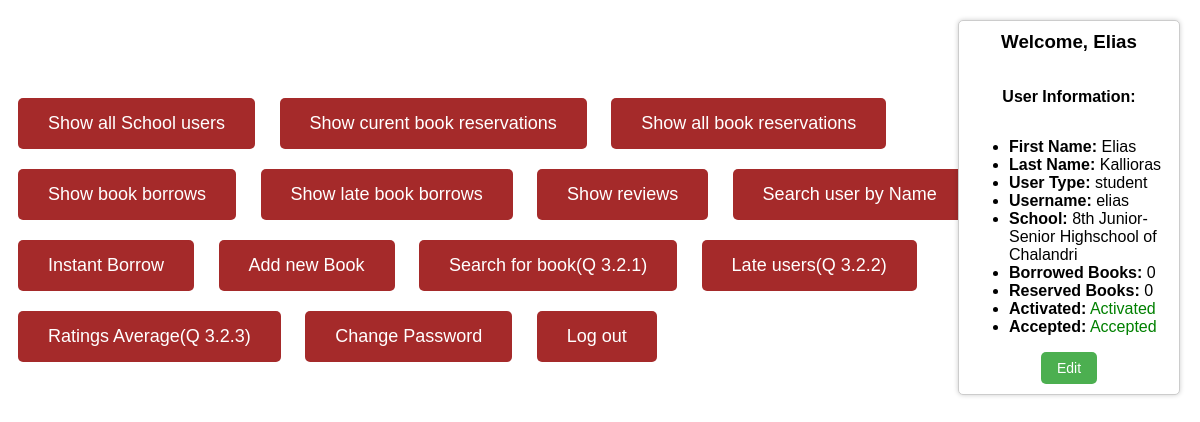
Screenshot of /php/school_lib_operator.php (signed in) with the database file from the repository.
### tables this page shows
create table User (
  user_id varchar(50) NOT NULL,
  school_name_FK varchar(100) NOT NULL,
  first_name varchar(20),
  last_name varchar(30),
  username varchar(20) NOT NULL,
  password varchar(30) NOT NULL,
  user_type ENUM('student', 'teacher', 'school_lib_operator'),
  accepted_user BOOL NOT NULL,                     
  number_of_reserved_books int,                    
  number_of_borrowed_books int,                    
  total_num_of_borrowed_books int,
  birth_date DATE,
  active_user boolean,                             
  CONSTRAINT belongsto_fk_1 FOREIGN KEY (school_name_FK) REFERENCES School (school_name) ON UPDATE CASCADE,
  CONSTRAINT borrow_lim check (number_of_borrowed_books <= 2),
  CONSTRAINT reserve_lim check (number_of_reserved_books <= 2),
  PRIMARY KEY(user_id)
);

### php/functions.php (called while the page is built, shortened)
<?php
if (!function_exists('check_login')) {
    function check_login($con)
    {
        if (isset($_SESSION['user_id'])) {
            $id = $_SESSION['user_id'];
            $query = "SELECT * FROM user WHERE user_id = '$id' LIMIT 1";
            $result = mysqli_query($con, $query);
            if ($result && mysqli_num_rows($result) > 0) {
                $user_data = mysqli_fetch_assoc($result);
                return $user_data;
            }
        }
        die;
    }
}

### php/school_lib_operator.php (the view, shortened to what this page needs)
<?php
include("connection.php");
include("functions.php");
include("userfunctions.php");
$user_data = check_login($con);
?>
<!DOCTYPE html>
<html>
<head>
    <link rel="stylesheet" type="text/css" href="../css/styles.css">
</head>
<body>
    <div class="window-container">
      <div class="window">
        <h3 class="window-title">Welcome, <?php echo $user_data['first_name']; ?></h3>
        <div class="window-content">
          <p><strong>User Information:</strong></p>
          <ul>
            <li><strong>First Name:</strong> <?php echo $user_data['first_name']; ?></li>
            <li><strong>Last Name:</strong> <?php echo $user_data['last_name']; ?></li>
            <li><strong>User Type:</strong> <?php echo $user_data['user_type']; ?></li>
            <li><strong>Username:</strong> <?php echo $user_data['username']; ?></li>
            <li><strong>School:</strong> <?php echo $user_data['school_name_FK']; ?></li>
            <li><strong>Borrowed Books:</strong> <?php echo $user_data['number_of_borrowed_books']; ?></li>
            <li><strong>Reserved Books:</strong> <?php echo $user_data['number_of_reserved_books']; ?></li>
            <li><strong>Activated:</strong> <span class="<?php echo ($user_data['active_user'] == 1 ? 'green' : 'red'); ?>"><?php echo ($user_data['active_user'] == 1 ? 'Activated' : 'Disabled'); ?></span></li>
            <li><strong>Accepted:</strong> <span class="<?php echo ($user_data['accepted_user'] == 1 ? 'green' : 'red'); ?>"><?php echo ($user_data['accepted_user'] == 1 ? 'Accepted' : 'Not accepted yet'); ?></span></li>
          </ul>
          <form action="changeinfo.php" method="post">
            <button class="window-button" type="submit">Edit</button>
          </form>
        </div>
      </div>
    </div>
    <div class="buttonContainer" style="margin-right:50px; max-width:85%;">
        <button class="button" onclick="showList('userList')">Show all School users</button>
        <button class="button" onclick="showList('resList')">Show curent book reservations</button>
        <button class="button" onclick="showList('aresList')">Show all book reservations</button>
        <button class="button" onclick="showList('BorrowsList')">Show book borrows</button>
        <button class="button" onclick="showList('LateBorrowsList')">Show late book borrows</button>
        <button class="button" onclick="showList('reviewList')">Show reviews</button>
        <button class="button" onclick="redirectTosearchuser()">Search user by Name</button>
        <button class="button" onclick="redirectToinstantborrow()">Instant Borrow</button>
        <button class="button" onclick="addbook()">Add new Book</button>
        <button class="button" onclick="redirectTosearchbook()">Search for book(Q 3.2.1)</button>
        <button class="button" onclick="redirectTo322()">Late users(Q 3.2.2)</button>
        <button class="button" onclick="redirectTo323()">Ratings Average(Q 3.2.3)</button>
        <button class="button" onclick="changePassword()">Change Password</button>
        <button class="button" onclick="login()">Log out</button>
    </div>
</body>
</html>

### css/styles.css (style rules this page uses)
body { background-image: url('../image/background-image1.jpg'); background-repeat: no-repeat; background-size: cover; padding-top: 80px; background-attachment: fixed; font-family: Arial, sans-serif; }
.button { margin: 10px; padding: 15px 30px; border: none; border-radius: 5px; background-color: brown; color: white; font-size: 18px; cursor: pointer; flex-basis: 200px; }
.green { color: green; }
body { font-family: Arial, sans-serif; background-color: #f5f5f5; margin: 0; padding: 20px; }
form { max-width: 400px; margin: 0 auto; padding: 20px; background-color: #fff; border-radius: 8px; box-shadow: 0 2px 5px rgba(0, 0, 0, 0.1); }
button[type="submit"] { width: 100%; padding: 10px; font-size: 16px; background-color: #ff9800; border: none; color: #fff; border-radius: 4px; cursor: pointer; }

### php/school_lib_operator.php (style rules this page uses)
.window-container { position: fixed; top: 20px; right: 20px; width: 200px; background-color: #fff; padding: 10px; border: 1px solid #ccc; border-radius: 5px; box-shadow: 0 0 5px rgba(0, 0, 0, 0.2); }
.window-title { text-align: center; margin-top: 0; }
.window-content { display: flex; flex-direction: column; align-items: center; }
.window-button { padding: 8px 16px; border: none; border-radius: 5px; background-color: #4caf50; color: white; font-size: 14px; cursor: pointer; }

### rows the page displays
user: first_name "Elias", last_name "Kallioras", user_type "student", username "elias", school_name_FK "8th Junior-Senior Highschool of Chalandri", number_of_borrowed_books "0", number_of_reserved_books "0"
